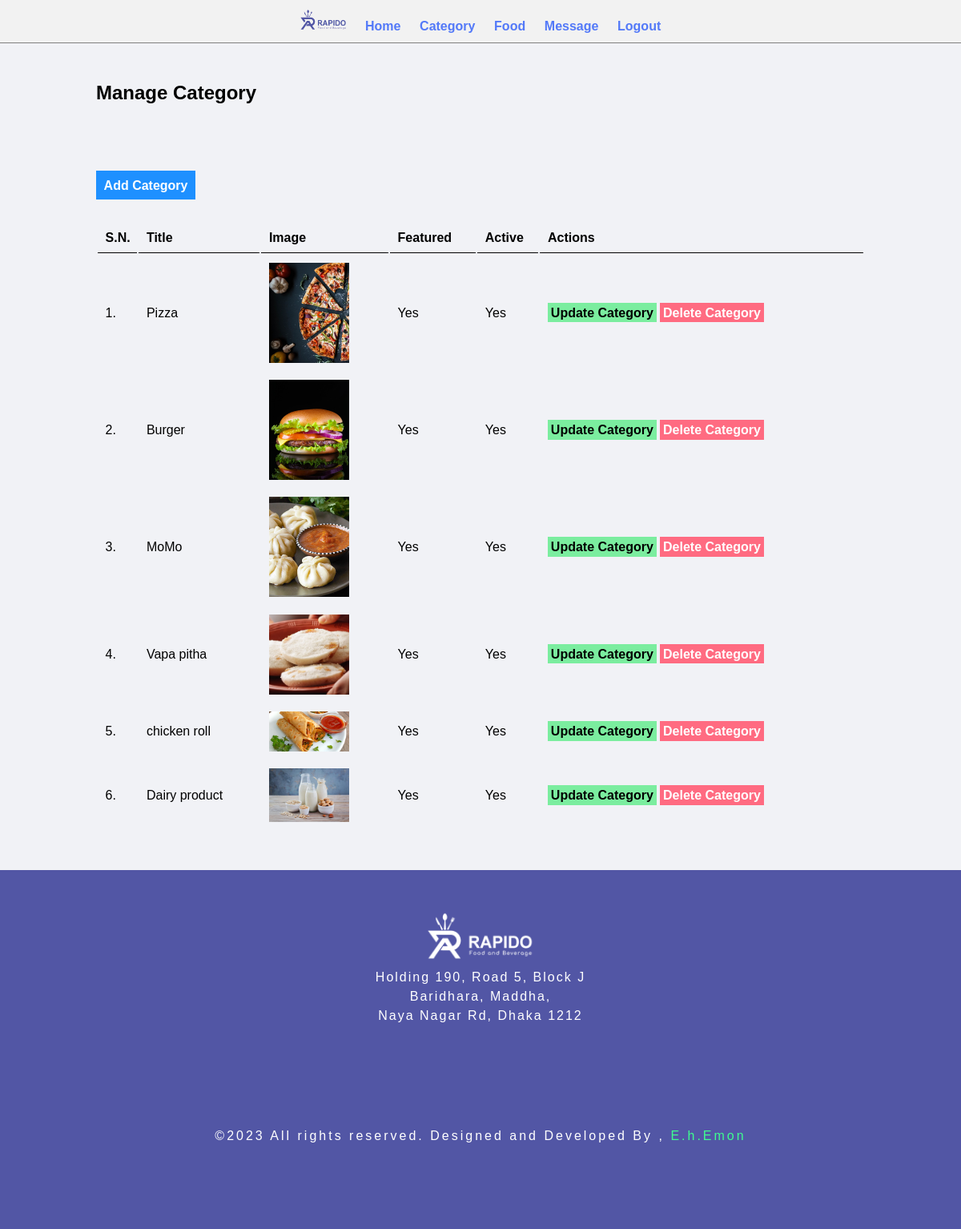
Screenshot of /admin/manage-category.php (signed in) with the database file from the repository.
### tables this page shows
CREATE TABLE `tbl_category` (
  `id` int(10) unsigned NOT NULL AUTO_INCREMENT,
  `title` varchar(100) NOT NULL,
  `image_name` varchar(255) NOT NULL,
  `featured` varchar(10) NOT NULL,
  `active` varchar(10) NOT NULL,
  PRIMARY KEY (`id`)
);

### admin/manage-category.php (the view, shortened to what this page needs)
<?php include('partials/menu.php'); ?>
<div class="main-content">
    <div class="wrapper">
        <h1>Manage Category</h1>
        <br /><br />
        <br><br>
                <a href="<?php echo SITEURL; ?>admin/add-category.php" class="btn-primary">Add Category</a>
                <br /><br /><br />
                <table class="tbl-full">
                    <tr>
                        <th>S.N.</th>
                        <th>Title</th>
                        <th>Image</th>
                        <th>Featured</th>
                        <th>Active</th>
                        <th>Actions</th>
                    </tr>
                    <?php
                        $sql = "SELECT * FROM tbl_category";
                        $res = mysqli_query($conn, $sql);
                        $count = mysqli_num_rows($res);
                        $sn=1;
                        if($count>0)
                        {
                            while($row=mysqli_fetch_assoc($res))
                            {
                                $id = $row['id'];
                                $title = $row['title'];
                                $image_name = $row['image_name'];
                                $featured = $row['featured'];
                                $active = $row['active'];
                                ?>
                                    <tr>
                                        <td><?php echo $sn++; ?>. </td>
                                        <td><?php echo $title; ?></td>
                                        <td>
                                            <?php
                                                if($image_name!="")
                                                {
                                                    ?>
                                                    <img src="<?php echo SITEURL; ?>images/category/<?php echo $image_name; ?>" width="100px" >
                                                    <?php
                                                }
                                                else
                                                {
                                                    echo "<div class='error'>Image not Added.</div>";
                                                }
                                            ?>
                                        </td>
                                        <td><?php echo $featured; ?></td>
                                        <td><?php echo $active; ?></td>
                                        <td>
                                            <a href="<?php echo SITEURL; ?>admin/update-category.php?id=<?php echo $id; ?>" class="btn-secondary">Update Category</a>
                                            <a href="<?php echo SITEURL; ?>admin/delete-category.php?id=<?php echo $id; ?>&image_name=<?php echo $image_name; ?>" class="btn-danger">Delete Category</a>
                                        </td>
                                    </tr>
                                <?php
                            }
                        }
                        else
                        {
                            ?>
                            <tr>
                                <td colspan="6"><div class="error">No Category Added.</div></td>
                            </tr>
                            <?php
                        }
                    ?>
                </table>
    </div>
</div>
<?php include('partials/footer.php'); ?>

### css/admin.css (style rules this page uses)
* { margin: 0; padding: 0; font-family: Arial, Helvetica, sans-serif; }
.wrapper { padding: 1%; width: 80%; margin: 0 auto; }
.tbl-full { width: 100%; }
table tr th { border-bottom: 1px solid black; padding: 1%; text-align: left; }
table tr td { padding: 1%; }
.btn-primary { background-color: #1e90ff; padding: 1%; color: white; text-decoration: none; font-weight: bold; }
.btn-secondary { background-color: #7bed9f; padding: 1%; color: black; text-decoration: none; font-weight: bold; }
.btn-danger { background-color: #ff6b81; padding: 1%; color: white; text-decoration: none; font-weight: bold; }
.main-content { background-color: #f1f2f6; padding: 3% 0; }

### admin/partials/menu.php (style rules this page uses)
body { font-family: Arial, sans-serif; background-color: #f2f2f2; }
h1 { font-size: 24px; margin-bottom: 20px; }

### rows the page displays
tbl_category: title "Pizza", image_name (picture), featured "Yes", active "Yes"
tbl_category: title "Burger", image_name (picture), featured "Yes", active "Yes"
tbl_category: title "MoMo", image_name (picture), featured "Yes", active "Yes"
tbl_category: title "Vapa pitha", image_name (picture), featured "Yes", active "Yes"
tbl_category: title "chicken roll", image_name (picture), featured "Yes", active "Yes"
tbl_category: title "Dairy product", image_name (picture), featured "Yes", active "Yes"
